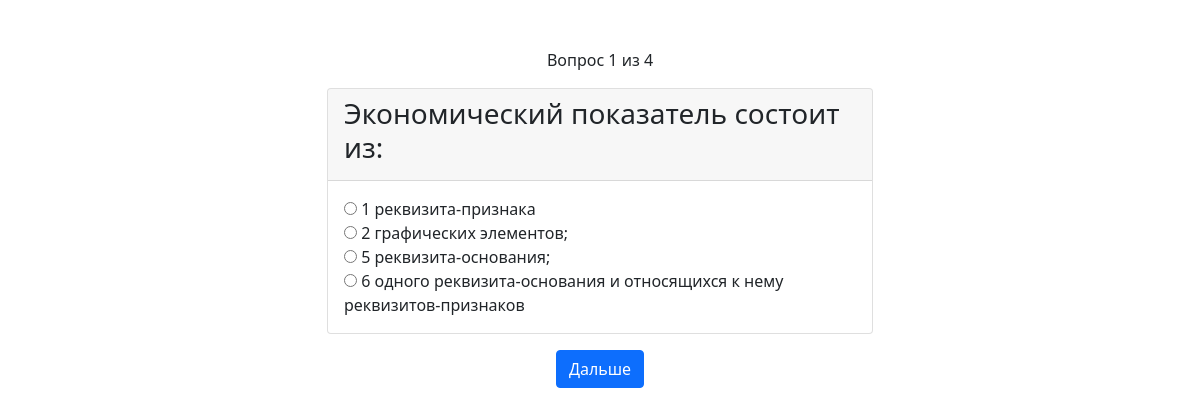
The page /page/curser/testing/index.php?id=47 on the database its author committed.
### tables this page shows
CREATE TABLE IF NOT EXISTS `questionss` (
  `id` int NOT NULL AUTO_INCREMENT,
  `test_id` int NOT NULL,
  `question` varchar(120) NOT NULL,
  PRIMARY KEY (`id`),
  KEY `test_id` (`test_id`)
);

CREATE TABLE IF NOT EXISTS `answers` (
  `id` int NOT NULL AUTO_INCREMENT,
  `question_id` int NOT NULL,
  `answer` varchar(255) NOT NULL,
  `score` int NOT NULL,
  PRIMARY KEY (`id`),
  KEY `question_id` (`question_id`)
);

### page/curser/testing/index.php (the view, shortened to what this page needs)
<?php
include_once 'db.php';
$id = (int) $_GET['id'];
$testId = $id;
$questionNum = (int) $_POST['q'];
if (empty($questionNum)) {
	$questionNum = 0;
}
$questionNum++;
$questionStart = $questionNum - 1;
$res = $db->query("SELECT count(*) AS count FROM questionss WHERE test_id = {$testId}");
$row = $res->fetch();
$questionCount = $row['count'];
$showForm = 0;
if ($questionCount >= $questionNum) {
	$showForm = 1;
	$res = $db->query("SELECT * FROM questionss WHERE test_id = {$testId} LIMIT {$questionStart}, 1");
	$row = $res->fetch();
	$question = $row['question'];
	$questionId = $row['id'];
	$res = $db->query("SELECT * FROM answers WHERE question_id = {$questionId}");
	$answers = $res->fetchAll();
} else {
	$score = $_SESSION['test_score'];
	$res = $db->query("SELECT * FROM results WHERE test_id = {$testId} AND score_min <= {$score} AND score_max >= {$score}");
	$row = $res->fetch();
	$result = $row['result'];
}
?>
<!doctype html>
<html lang="ru">
<head>
	<link href="https://cdn.jsdelivr.net/npm/bootstrap@5.0.2/dist/css/bootstrap.min.css" rel="stylesheet"
>
	<link rel="stylesheet" href="css/app.css">
</head>
<body>
	<div class="container">
		<?php if ($showForm) { ?>
			<form action="index.php?id=<?php echo $testId; ?>" method="post">
				<div class="row justify-content-center">
					<div class="col-md-6">
						<div class="text-center mt-5">
							<p>Вопрос
								<?php echo $questionNum . ' из ' . $questionCount; ?>
							</p>
						</div>
						<div class="card mt-3">
							<div class="card-header">
								<h3>
									<?php echo $question; ?>
								</h3>
							</div>
							<div class="card-body">
								<?php foreach ($answers as $answer) { ?>
									<div>
										<input type="radio" name="answer_id" required value="<?php echo $answer['id']; ?>"> <?php echo $answer['answer']; ?>
									</div>
								<?php } ?>
							</div>
						</div>
						<div class="text-center mt-3">
							<?php if ($questionCount == $questionNum) { ?>
								<button type="submit" class="btn btn-success">Получить результат</button>
							<?php } else { ?>
								<button type="submit" class="btn btn-primary">Дальше</button>
							<?php } ?>
						</div>
					</div>
				</div>
			</form>
		<?php } ?>
	</div>
</body>
</html>

### rows shown on the page
questionss: question "Экономический показатель состоит из:"
answers: answer "1 реквизита-признака"
answers: answer "2 графических элементов;"
answers: answer "5 реквизита-основания;"
answers: answer "6 одного реквизита-основания и относящихся к нему реквизитов-признаков"

### other values the page prints
$questionNum "1"
$questionCount "4"
